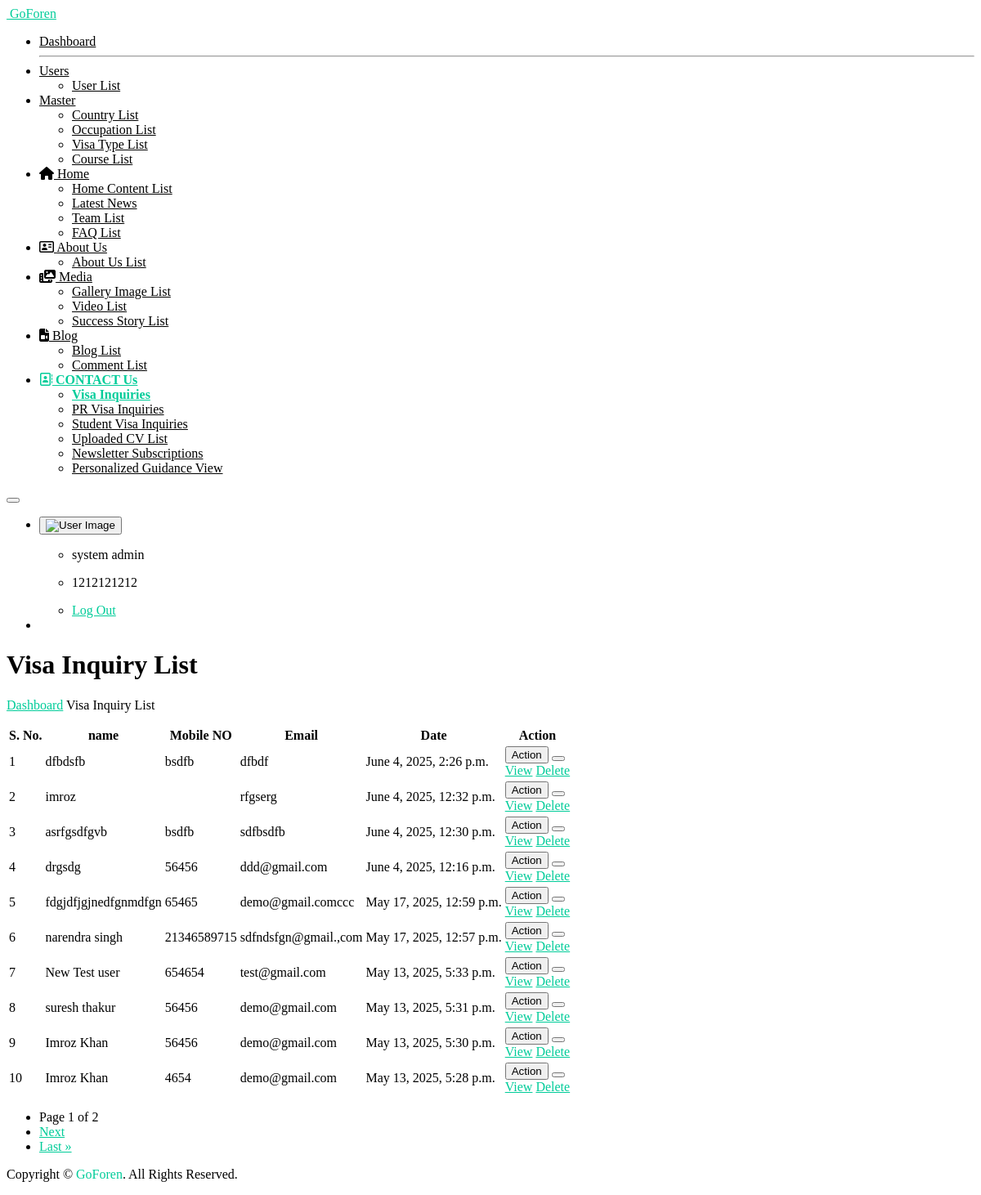
/inquiry_view/ (signed in), run on the app's committed database.
### myapp/models.py (models this page shows, shortened)
class visa_inquiry(models.Model):
    name = models.CharField(max_length=100)
    email = models.EmailField()
    number = models.CharField(max_length=15)
    desired_country = models.CharField(max_length=50, null=True)
    desired_visa_service = models.CharField(max_length=50, null=True)
    resume = models.FileField(upload_to='resumes/')
    interested_in_coaching = models.BooleanField(default=False)
    course = models.CharField(max_length=50, blank=True, null=True)
    message = models.TextField(blank=True, null=True)
    captcha_entered = models.CharField(max_length=20)  # Store what user typed
    created_at = models.DateTimeField(auto_now_add=True)
    class Meta:
        db_table = 'visa_inquiry'

### myapp/views.py (the view)
    def wrapper(request, *args, **kwargs):
        if 'user_id' not in request.session:
            return redirect('open_sign_in_page')
        return view_func(request, *args, **kwargs)

### myapp/views.py (called while the page is built)
def login_required_custom(view_func):
    def wrapper(request, *args, **kwargs):
        if 'user_id' not in request.session:
            return redirect('open_sign_in_page')
        return view_func(request, *args, **kwargs)
    return wrapper

@login_required_custom
def inquiry_view(request):
    all_inq_queryset = visa_inquiry.objects.all().order_by("-id")
    paginator = Paginator(all_inq_queryset, 10)  # Show 10 inquiries per page
    page_number = request.GET.get('page')
    page_obj = paginator.get_page(page_number)
    context = {
        "all_inq": page_obj.object_list,
        "page_obj": page_obj,
    }
    return render(request, "inquiry-list.html", context)

### templates/inquiry-list.html (shortened to what this page needs)
{% extends "base.html" %}
{% load static %}
{%  block start %}
			<div class="ec-content-wrapper">
				<div class="content">
					<div class="breadcrumb-wrapper d-flex align-items-center justify-content-between">
						<div>
							<h1>Visa Inquiry List</h1>
							<p class="breadcrumbs"><span><a href="{% url 'dashboard_view' %}">Dashboard</a></span>
								<span></span>Visa Inquiry List</p>
						</div>
					</div>
					<div class="row">
						<div class="col-12">
							<div class="card card-default">
								<div class="card-body">
									<div class="table-responsive">
										<table id="responsive-data-table" class="table">
											<thead>
												<tr>
													<th>S. No.</th>
													<th>name</th>
													<th>Mobile NO</th>
													<th>Email</th>
													<th>Date</th>
                                                    <th>Action</th>
												</tr>
											</thead>
											<tbody>
                                                {% for i in all_inq %}
												<tr>
													<td>{{forloop.counter}}</td>
													<td>{{i.name}}</td>
													<td>{{i.number}}</td>
													<td>{{i.email}}</td>
													<td>{{i.created_at}}</td>
													<td>
														<div class="btn-group mb-1">
															<button type="button"
																class="btn btn-outline-success">Action</button>
															<button type="button"
																class="btn btn-outline-success dropdown-toggle dropdown-toggle-split"
																data-bs-toggle="dropdown" aria-haspopup="true"
																aria-expanded="false" data-display="static">
															</button>
															<div class="dropdown-menu">
                                                                <a class="dropdown-item" href="{% url 'inq_detail' i.id %}">View</a>
                                                                <a href="javascript:void(0);" class="dropdown-item delete-btn" data-url="{% url 'delete_inquiry' i.id %}">Delete</a>
															</div>
															</div>
													</td>
												</tr>
                                                {% endfor %}
											</tbody>
										</table>
										<div class="pagination justify-content-center mt-3" style="justify-content: left !important;">
    <nav>
        <ul class="pagination">
            <li class="page-item disabled">
                <span class="page-link">
                    Page {{ page_obj.number }} of {{ page_obj.paginator.num_pages }}
                </span>
            </li>
            {% if page_obj.has_next %}
            <li class="page-item">
                <a class="page-link" href="?q={{ search_query }}&page={{ page_obj.next_page_number }}">Next</a>
            </li>
            <li class="page-item">
                <a class="page-link" href="?q={{ search_query }}&page={{ page_obj.paginator.num_pages }}">Last &raquo;</a>
            </li>
            {% endif %}
        </ul>
    </nav>
</div>
									</div>
								</div>
							</div>
						</div>
					</div>
				</div>
			</div>
{%  endblock %}

### templates/inquiry-list.html (style rules this page uses)
a { color: #00cc99; }

### data on the page
visa_inquiry: name "dfbdsfb", number "bsdfb", email "dfbdf", created_at "June 4, 2025, 2:26 p.m."
visa_inquiry: name "imroz", email "rfgserg", created_at "June 4, 2025, 12:32 p.m."
visa_inquiry: name "asrfgsdfgvb", number "bsdfb", email "sdfbsdfb", created_at "June 4, 2025, 12:30 p.m."
visa_inquiry: name "drgsdg", number "56456", email "ddd@gmail.com", created_at "June 4, 2025, 12:16 p.m."
visa_inquiry: name "fdgjdfjgjnedfgnmdfgn", number "65465", email "demo@gmail.comccc", created_at "May 17, 2025, 12:59 p.m."
visa_inquiry: name "narendra singh", number "21346589715", email "sdfndsfgn@gmail.,com", created_at "May 17, 2025, 12:57 p.m."
visa_inquiry: name "New Test user", number "654654", email "test@gmail.com", created_at "May 13, 2025, 5:33 p.m."
visa_inquiry: name "suresh thakur", number "56456", email "demo@gmail.com", created_at "May 13, 2025, 5:31 p.m."
visa_inquiry: name "Imroz Khan", number "56456", email "demo@gmail.com", created_at "May 13, 2025, 5:30 p.m."
visa_inquiry: name "Imroz Khan", number "4654", email "demo@gmail.com", created_at "May 13, 2025, 5:28 p.m."

### other printed values
{{ request.session.session_username }} "system admin"
{{ request.session.session_mobile }} "1212121212"
{{ page_obj.number }} "1"
{{ page_obj.paginator.num_pages }} "2"
